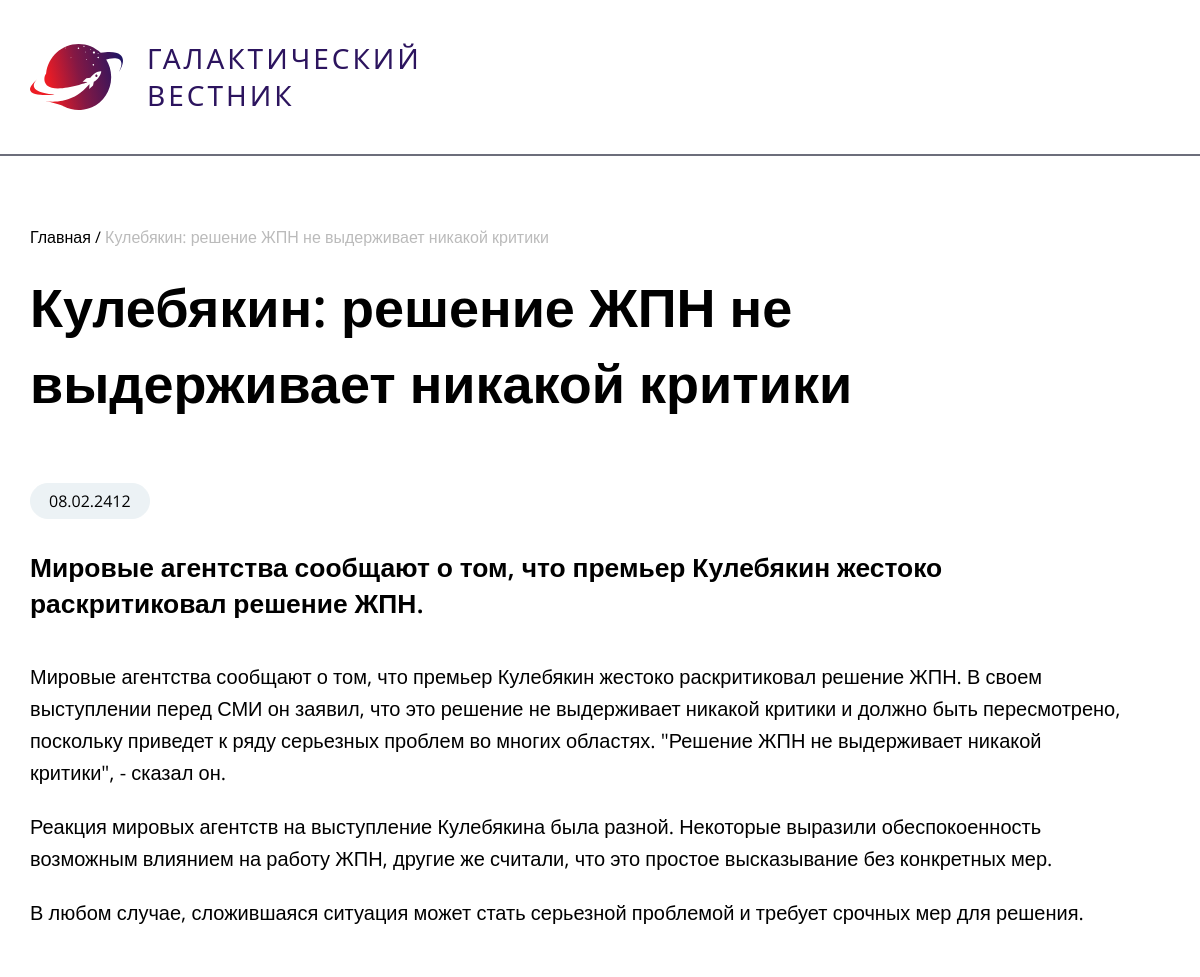
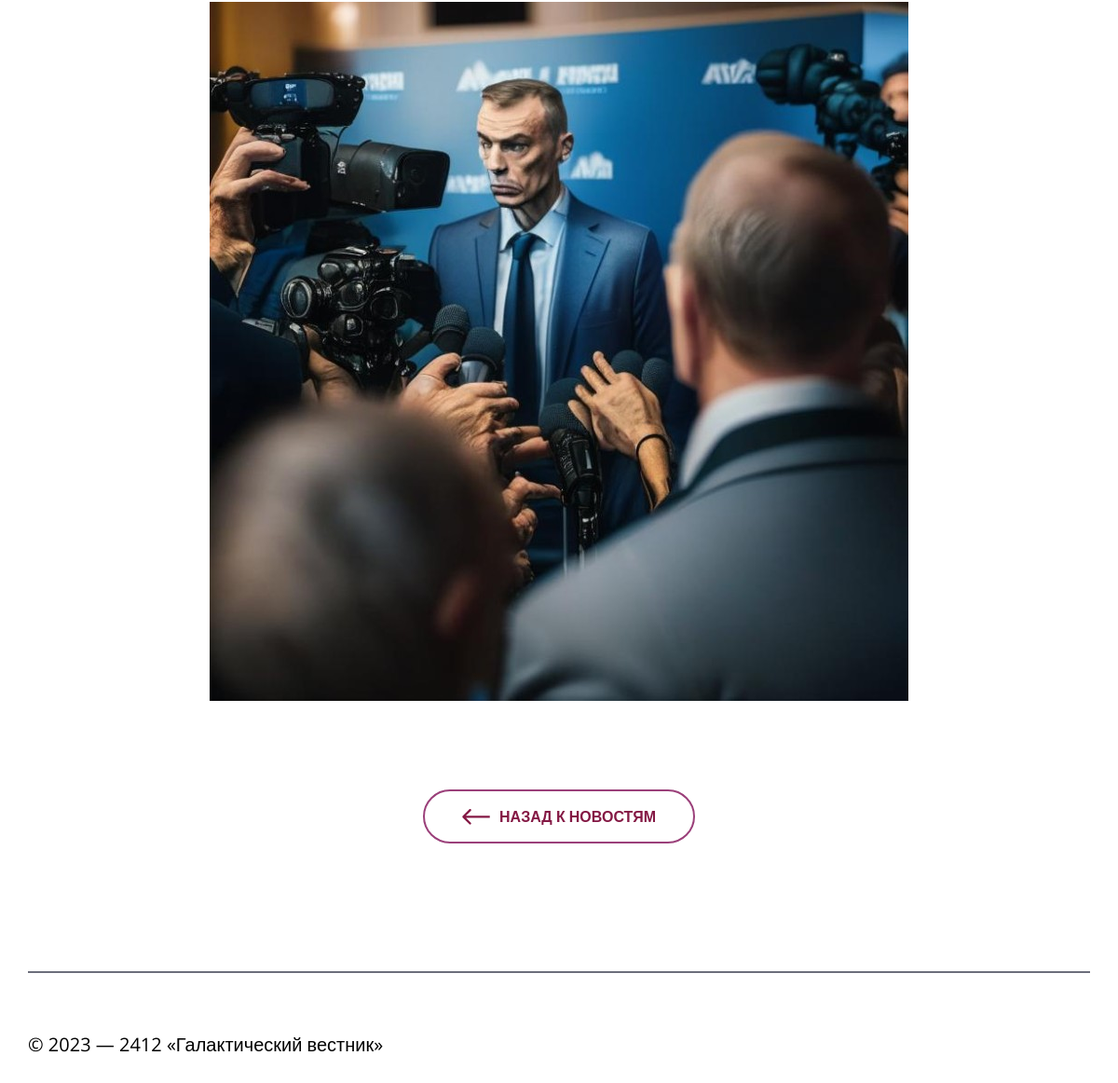
/article?id=5&page=1, run on the app's committed database (2 pictures, top to bottom).
### tables this page shows
CREATE TABLE `news` (
  `id` int(11) unsigned NOT NULL AUTO_INCREMENT,
  `date` datetime NULL DEFAULT NULL,
  `title` varchar(250) NOT NULL DEFAULT '',
  `announce` text NULL DEFAULT NULL,
  `content` text NULL DEFAULT NULL,
  `image` varchar(250) NOT NULL DEFAULT '',
  PRIMARY KEY (`id`),
  KEY `id` (`id`),

  KEY `idx_news_date` (`date`));

### app/controller/newsController.php (called while the page is built, shortened)
<?php
require_once __DIR__ . "/../model/News.php";
class NewsController {
    public function show($id) {
        $newsModel = new News();
        $newsItem = $newsModel->getById($id);
        $newsItem["date"] = date("d.m.Y", strtotime($newsItem["date"]));
        $currentMainPage = isset($_GET["page"]) ? (int)$_GET["page"] : 1;
        require __DIR__ . "/../../app/view/news/show.php";
    }
}

### config/database.php (called while the page is built)
<?php
    return [
        "host" => "db",
        "dbname" => "news_db",
        "user" => "root",
        "password" => "root",
        "charset" => "utf8mb4"
    ];

### core/Database.php (called while the page is built)
<?php
class Database {
    private static $instance = null;
    private $pdo;
    private function __construct() {
        $config = require __DIR__ . "/../config/database.php";
        $dsn = "mysql:host={$config['host']};dbname={$config['dbname']};charset={$config['charset']}";
        $this->pdo = new PDO($dsn, $config["user"], $config["password"], [
            PDO::ATTR_ERRMODE => PDO::ERRMODE_EXCEPTION
        ]);
    }
    public static function getInstance() {
        if (self::$instance === null) {
            self::$instance = new self();
        }
        return self::$instance;
    }
    public function getConnection() {
        return $this->pdo;
    }
}

### app/model/News.php (called while the page is built, shortened)
<?php
require_once __DIR__ . "/../../core/Database.php";
class News {
    private $pdo;
    public function __construct() {
        $this->pdo = Database::getInstance()->getConnection();
    }
    public function getByID($id) {
        $stmt = $this->pdo->prepare("SELECT * FROM news WHERE id = :id");
        $stmt->execute(["id" => $id]);
        return $stmt->fetch(PDO::FETCH_ASSOC);
    }
}

### app/view/news/show.php (the view)
<?php
    require __DIR__ . "/../layout/header.php";
?>
<div class="wrapper">
    <main class="main-show">
        <div class="main__page-path">
            <span>Главная /</span>
            <p><?=$newsItem["title"]?></p>
        </div>
        <div class="main__new">
            <div class="main__new--title">
                <h1><?=$newsItem["title"]?></h1>
            </div>
            <div class="main__new--date">
                <p><?=$newsItem["date"]?></p>
            </div>
            <div class="new-block">
                <div class="new-block__info">
                    <div class="new-block--announce">
                        <h2><?=$newsItem["announce"]?></h2>
                    </div>
                    <div class="new-block--text">
                        <?=$newsItem["content"]?>
                    </div>
                </div>
                <div class="new-block__image">
                    <img src="/src/sql/img/<?=$newsItem["image"]?>" alt="">
                </div>
            </div>
            <div class="main__back-button_container">
                <a class="main__back-button" href="/?page=<?=$currentMainPage?>">Назад к новостям</a>
            </div>
        </div>
    </main>
</div>
<?php
    require __DIR__ . "/../layout/footer.php";
?>

### core/Router.php (shortened to what this page needs)
<?php
class Router {
    private $routes = [];
    public function add($url, $callback) {
        $this->routes[$url] = $callback;
    }
    public function run() {
        $uri = parse_url($_SERVER["REQUEST_URI"], PHP_URL_PATH);
        foreach ($this->routes as $route => $callback) {
            if ($uri === $route) {
                if (is_callable($callback)) {
                    call_user_func($callback);
                }
                return;
            }
        }
        var_dump($uri);
        var_dump($this->routes);
        die;
    }
}

### app/view/layout/header.php (shortened to what this page needs)
<!DOCTYPE html>
<html lang="en">
<head>
    <link rel="stylesheet" href="/src/css/style.css">
</head>
<body>
    <header class="header">
        <div class="wrapper">
            <div class="header__container">
                <div class="header__logo">
                    <img src="/src/img/header__logo.svg" alt="">
                </div>
                <div class="header__text">
                    <p>
                        Галактический вестник
                    </p>
                </div>
            </div>
        </div>
    <div class="content-border"></div>
    </header>

### app/view/layout/footer.php
    <footer class="footer">
        <div class="wrapper">
            <div class="content-border"></div>
            <div class="footer__text">
                <p>
                    © 2023 — 2412 «Галактический вестник»
                </p>
            </div>
        </div>
    </footer>
</body>
</html>

### public/src/css/style.css (style rules this page uses)
* { margin: 0; padding: 0; }
body { overflow-x: hidden; font-family: "Open Sans", sans-serif; margin: 0; }
.wrapper { width: 100%; max-width: 1520px; margin: 0 auto; }
h1 { font-weight: 600; font-size: clamp(36px, 4.5vw, 64px); line-height: 140%; }
h2 { font-weight: 600; font-size: clamp(26px, 2.2vw, 32px); }
.header { position: relative; }
.header__container { display: flex; padding: 40px 0px; }
.header__logo { display: flex; justify-content: center; align-items: center; margin-right: 24px; }
.header__text { max-width: 260px; font-family: "Segoe UI", Tahoma, Geneva, Verdana, sans-serif; font-weight: 400; font-size: 28px; line-height: 132%; letter-spacing: 3px; color: #2C145E; text-transform: uppercase; }
.news-board__item--date, .main__new--date { display: inline-block; border: 1px solid #ECF2F5; background-color: #ECF2F5; border-radius: 20px; padding: 6px 18px; margin-bottom: 30px; }
a.news-board__item--button, a.main__back-button { display: inline-flex; justify-content: center; align-items: center; border: 2px solid #9B407A; border-radius: 50px; padding: 16px 40px; text-transform: uppercase; text-decoration: none; color: #841844; font-weight: 600; font-size: 16px; transition: all 0.2s ease-out; }
.content-border { width: 100%; border: 1px solid #6C6E7B; position: absolute; box-sizing: border-box; }
.footer .wrapper { position: relative; }
.footer__text { padding: 63px 0px 84px 0px; font-weight: 400; font-size: 20px; line-height: 160%; }
.main-show { margin-top: 72px; }
.main__page-path { margin-bottom: 21px; }
.main__page-path p { display: inline; color: #BBBBBB; }
.main__new--title { margin-bottom: 63px; }
.new-block { margin-bottom: 40px; display: flex; }
.new-block__info { flex: 1; padding-right: 40px; }
.new-block--announce { margin-bottom: 40px; }
.new-block--text { font-size: 20px; line-height: 160%; }
.new-block--text p:not(:last-child) { margin-bottom: 22px; }
.new-block__image { flex: 1; }
.new-block__image img { max-width: 100%; }
a.main__back-button { display: inline-flex; margin-bottom: 137px; }
a.main__back-button::before { margin-right: 10px; display: inline-block; width: 30px; height: 22px; content: ""; background: url("../img/default_arrow.svg") no-repeat center center; background-size: contain; transform: scaleX(-1); }
@media (max-width: 1600px) { .header__container { padding: 40px 30px; } }
@media (max-width: 1600px) { .last-new__text, .main__news-board, .footer, .main-show { padding: 0px 30px; } }
@media (max-width: 1400px) { .main-show { padding: 0px 30px; } }
@media (max-width: 1400px) { .new-block { flex-direction: column; justify-content: center; align-items: center; } }
@media (max-width: 1400px) { .new-block__image { margin: 50px 0px; } }
@media (max-width: 1400px) { .main__back-button_container { text-align: center; } }

### data on the page
news: title "Кулебякин: решение ЖПН не выдерживает никакой критики", date "08.02.2412", announce "Мировые агентства сообщают о том, что премьер Кулебякин жестоко раскритиковал решение ЖПН.", content "Мировые агентства сообщают о том, что премьер Кулебякин жестоко раскритиковал решение ЖПН. В своем выступлении перед СМИ он заявил, что это решение не выдерживает никакой критики и должно быть пересмотрено, поскольку приведет к ряду серьезных проблем во многих областях. \"Решение ЖПН не выдерживает никакой критики\", - сказал он. Реакция мировых агентств на выступление Кулебякина была разной. Некоторые выразили обеспокоенность возможным влиянием на работу ЖПН, другие же считали, что это простое высказывание без конкретных мер. В любом случае, сложившаяся ситуация может стать серьезной проблемой и требует срочных мер для решения.", image (picture)
